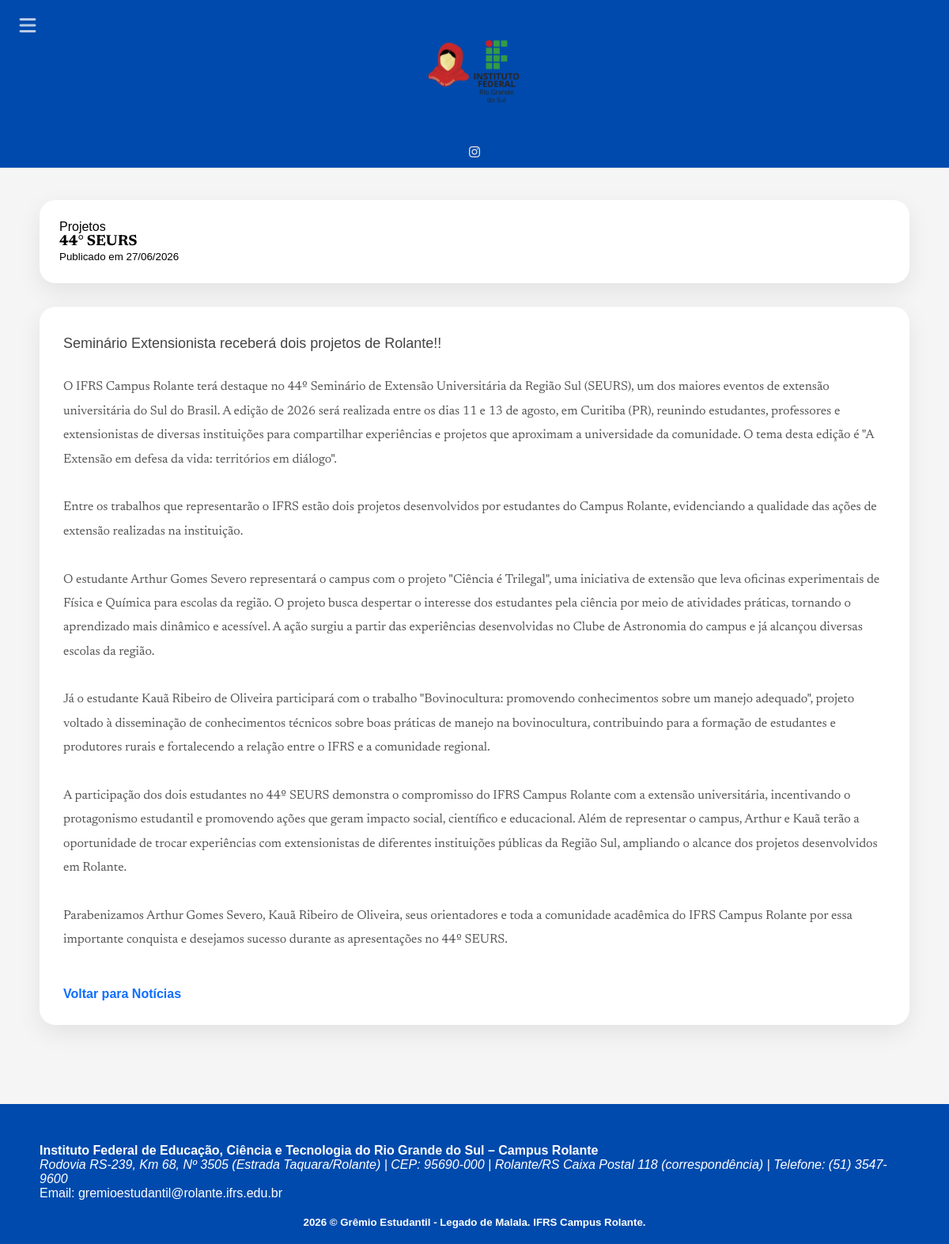
The page /noticia?id=news_6a3f617df41161.86966698 on the database its author committed.
### tables this page shows
CREATE TABLE news (
                id TEXT PRIMARY KEY,
                title TEXT NOT NULL,
                summary TEXT NOT NULL,
                content TEXT,
                tag TEXT NOT NULL,
                type TEXT NOT NULL,
                image TEXT,
                attachments TEXT,
                created_at INTEGER NOT NULL
            );

### public/index.php (called while the page is built, shortened)
<?php
$uri = trim(parse_url($_SERVER['REQUEST_URI'], PHP_URL_PATH), '/');
RouterController::route($uri);

### controller/Database.php (called while the page is built, shortened)
<?php
class Database
{
    private static $connection = null;
    public static function getConnection(): PDO
    {
        if (self::$connection === null) {
            $dir = dirname(self::DB_FILE);
            $dsn = 'sqlite:' . self::DB_FILE;
            self::$connection = new PDO($dsn);
            self::$connection->setAttribute(PDO::ATTR_ERRMODE, PDO::ERRMODE_EXCEPTION);
        }
        return self::$connection;
    }
}

### controller/NewsController.php (called while the page is built, shortened)
<?php
require_once __DIR__ . '/Database.php';
class NewsController
{
    public static function getNewsById(string $id): ?array
    {
        $stmt = Database::getConnection()->prepare(
            'SELECT * FROM news WHERE id = :id'
        );
        $stmt->execute([':id' => $id]);
        $row = $stmt->fetch(PDO::FETCH_ASSOC);
        return $row ? self::hydrateNewsRow($row) : null;
    }
    private static function hydrateNewsRow(array $row): array
    {
        $row['attachments'] = json_decode($row['attachments'] ?? '[]', true);
        return $row;
    }
}

### views/noticia.php (the view, shortened to what this page needs)
<?php
require_once __DIR__ . '/../controller/NewsController.php';
$id = $_GET['id'] ?? '';
$news = NewsController::getNewsById($id);
?>
<!DOCTYPE html>
<html lang="pt-br">
<head>
    <link rel="stylesheet" href="/assets/style/index.css">
    <link
      rel="stylesheet"
      href="https://cdnjs.cloudflare.com/ajax/libs/font-awesome/7.0.1/css/all.min.css"
    />
</head>
<body>
    <?php include 'components/header.php'; ?>
       <?php include 'components/sidebar.php'; ?>
   <main class="news-page">
       <section class="news-detail">
           <article class="news-header">
               <div class="hero-content">
                   <span><?= htmlspecialchars(ucfirst($news['tag'])) ?></span>
                   <h1><?= htmlspecialchars($news['title']) ?></h1>
                       <small>Publicado em <?= date('d/m/Y', $news['created_at']) ?></small>
               </div>
           </article>
           <article class="news-body">
               <p class="news-summary"><?= nl2br(htmlspecialchars($news['summary'])) ?></p>
               <?php if (!empty($news['content'])): ?>
                   <div class="news-content"><?= nl2br(htmlspecialchars($news['content'])) ?></div>
               <?php endif; ?>
               <a class="back-link" href="/noticias">Voltar para Notícias</a>
           </article>
       </section>
   </main>
   <?php include 'components/footer.php'; ?>
</body>
</html>

### public/assets/style/index.css (style rules this page uses)
html, body { height: 100%; margin: 0; }
body { display: flex; flex-direction: column; }

### public/assets/style/main.css (style rules this page uses)
body { margin: 0; background: #f5f5f5; font-family: Arial, Helvetica, sans-serif; }
.news-page { flex: 1; }
.hero-content { padding: 25px; }
.hero-content h1 { font-family: var(--font-notice); }
.news-content { font-family: var(--font-notice); }
.news-page { width: 95%; max-width: 1100px; margin: 40px auto; padding-bottom: 60px; }
.news-detail { display: flex; flex-direction: column; gap: 30px; }
.news-header { background: white; border-radius: 20px; overflow: hidden; box-shadow: 0 10px 30px rgba(0, 0, 0, 0.08); }
.news-body { background: white; border-radius: 20px; box-shadow: 0 10px 30px rgba(0, 0, 0, 0.08); padding: 30px; }
.news-summary { font-size: 18px; color: #444; line-height: 1.8; margin-bottom: 24px; }
.news-content { color: #555; line-height: 1.9; margin-bottom: 24px; }
.back-link { display: inline-block; margin-top: 20px; color: #0d6efd; text-decoration: none; font-weight: 600; }

### public/assets/style/root.css (style rules this page uses)
:root { --text: #0f0e0e8e ; --fundo: #004aad; --font-title:"American Captain", Arial, Helvetica, sans-serif; --font-text: 'Noticia Text', Arial, Helvetica, sans-serif; --font-notice: "Newsreader", Arial, Helvetica, sans-serif; }

### rows shown on the page
news: tag "Projetos", title "44° SEURS", created_at "27/06/2026", summary "Seminário Extensionista receberá dois projetos de Rolante!!", content "O IFRS Campus Rolante terá destaque no 44º Seminário de Extensão Universitária da Região Sul (SEURS), um dos maiores eventos de extensão universitária do Sul do Brasil. A edição de 2026 será realizada entre os dias 11 e 13 de agosto, em Curitiba (PR), reunindo estudantes, professores e extensionistas de diversas instituições para compartilhar experiências e projetos que aproximam a universidade da comunidade. O tema desta edição é \"A Extensão em defesa da vida: territórios em diálogo\". Entre os trabalhos que representarão o IFRS estão dois projetos desenvolvidos por estudantes do Campus Rolante, evidenciando a qualidade das ações de extensão realizadas na instituição. O estudante Arthur…"
